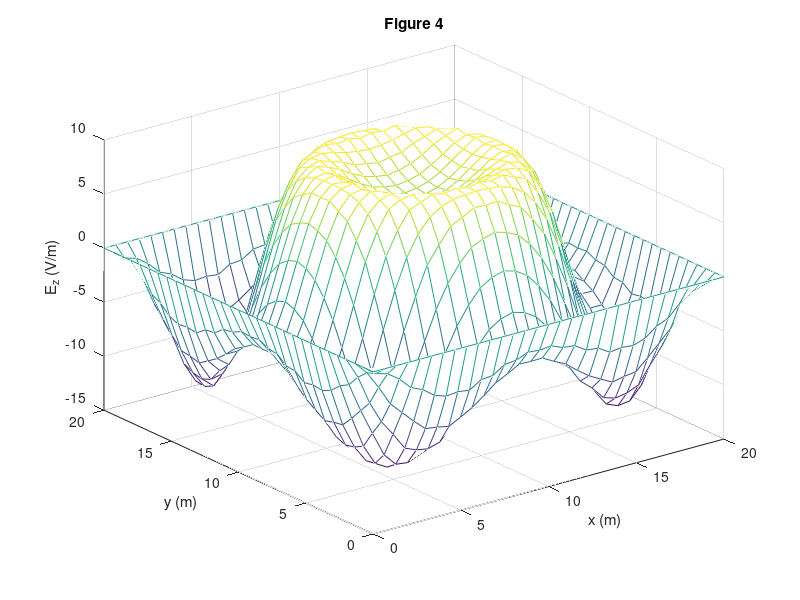
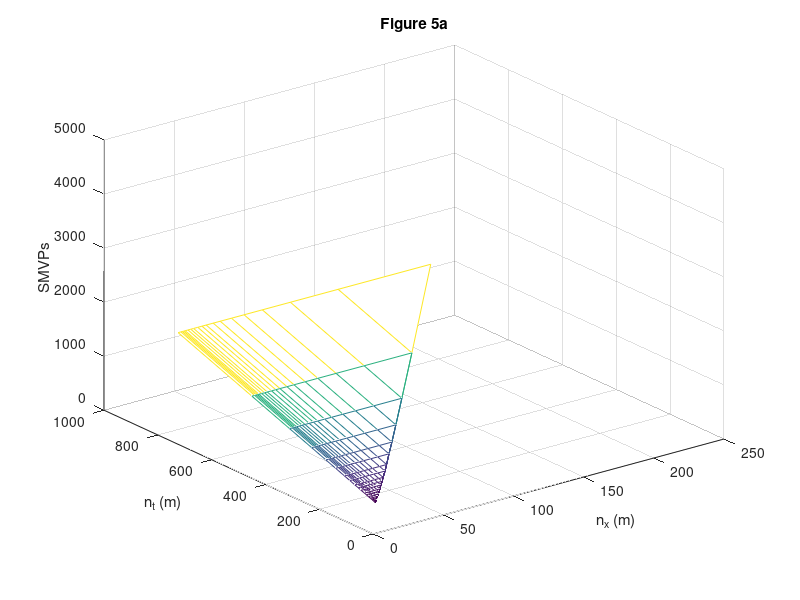
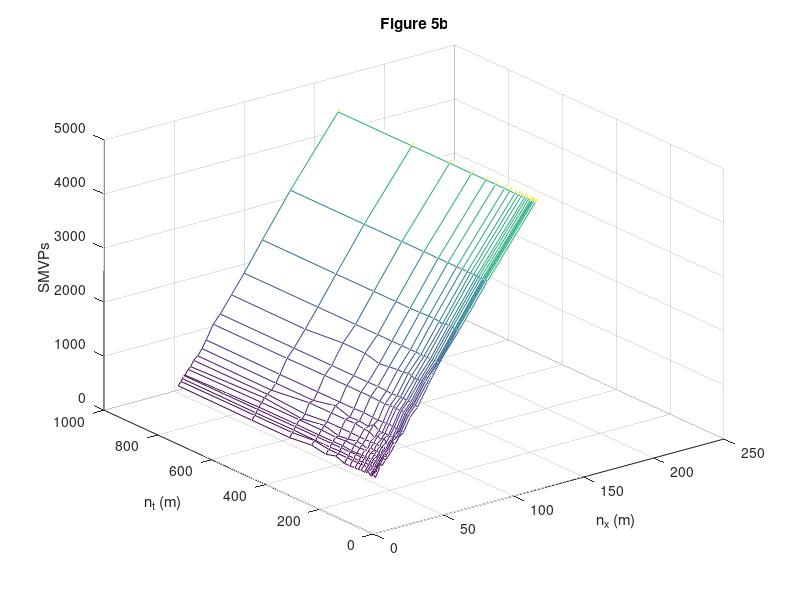

The MATLAB script that drew these images, in order: (Note: this script raises an error after producing the figures.)
% Figure 4
data = csvread('data/figure4.csv');
x=reshape(data(:,1),sqrt(size(data,1)),'');
y=reshape(data(:,2),sqrt(size(data,1)),'');
z=reshape(data(:,3),sqrt(size(data,1)),'');
figure;
mesh (x, y, z);
title('Figure 4');
xlabel ('x (m)');
ylabel ('y (m)');
zlabel ('E_z (V/m)');

% Figure 5a
data = csvread('data/figure5a.csv');
x=reshape(data(:,1),sqrt(size(data,1)),'');
y=reshape(data(:,2),sqrt(size(data,1)),'');
z=reshape(data(:,3),sqrt(size(data,1)),'');
figure;
mesh (x, y, z);
title('Figure 5a');
xlabel ('n_x (m)');
ylabel ('n_t (m)');
zlabel ('SMVPs');
zlim([0 5000]);

% Figure 5a
data = csvread('data/figure5b.csv');
x=reshape(data(:,1),sqrt(size(data,1)),'');
y=reshape(data(:,2),sqrt(size(data,1)),'');
z=reshape(data(:,5),sqrt(size(data,1)),'');
figure;
mesh (x, y, z);
title('Figure 5b');
xlabel ('n_x (m)');
ylabel ('n_t (m)');
zlabel ('SMVPs');
zlim([0 5000]);

% Figure 6
data = csvread('data/figure6.csv',2);
figure;
plot(data(:,1),data(:,2),data(:,1),data(:,3));
title('Figure 6');
legend('Ratio of computational costs')
xlabel ('k');
ylabel ('R');

% Figure 7
data = csvread('data/figure7.csv',2);
figure;
semilogy(data(:,1),data(:,4),data(:,1),data(:,2));
title('Figure 7');
legend('Leapfrog (\Delta t_{CFL})','ParaExp (\Delta t_{CFL})')
xlabel ('time (s)');
ylabel ('Energy (J)');

% Figure 8
data = csvread('data/figure8.csv',2);
figure;
semilogy(data(:,1),data(:,2),data(:,1),data(:,3),data(:,1),data(:,4),data(:,1),data(:,5));
title('Figure 8');
legend('Leapfrog (reference)','Leapfrog (\Delta t_{CFL})','ParaExp (\Delta t_{CFL})','ParaExp (\Delta t_{CFL}/5)')
xlabel ('frequency (Hz)');
ylabel ('E (V/m)');

% Figure 9
data = csvread('data/figure9.csv',2);
figure;
plot(data(:,1),data(:,2),data(:,1),data(:,3),data(:,1),data(:,4));
title('Figure 9');
legend('Leapfrog (reference)','Leapfrog (\Delta t_{CFL})','ParaExp (\Delta t_{CFL}/5)')
xlabel ('time (s)');
ylabel ('E (V/m)');

% Figure 11
figure;
barh(categorical({'ParaExp','Leapfrog'}),[21654,34864]);
title('Figure 11');
xlim([0 40000]);

